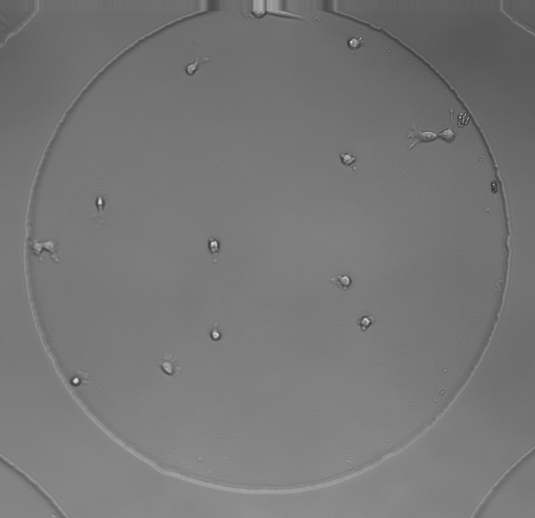
#> input picture CS585-Cells/t1266.tif, 1070 x 1036 px (shown at 1/2 size); its folder holds only this picture in this run
$ python cells.py   (older library calls are emulated)
#> lines starting #> are read from the running program, lines starting #| are printed output that depends on the picture
### MyTracker.py

# Import python libraries
import numpy as np
from MyKalman import MyKalman
#from kalman_filter import KalmanFilter
from scipy.optimize import linear_sum_assignment
import cv2 as cv


class Track(object):

    # [8 lines left out: function __init__, not called in this run]


class Tracker(object):


    def __init__(self, dist_thresh, max_frames_to_skip, max_trace_length,
                 trackIdCount):

        self.dist_thresh = dist_thresh
        self.max_frames_to_skip = max_frames_to_skip
        self.max_trace_length = max_trace_length
        self.tracks = []
        self.trackIdCount = trackIdCount

    def Update(self, detections):

        # Create tracks if no tracks vector found
        if (len(self.tracks) == 0):
            for i in range(len(detections)):
                track = Track(detections[i], self.trackIdCount)
                self.trackIdCount += 1
                self.tracks.append(track)

        # Loss
        N = len(self.tracks)
        M = len(detections)
        cost = np.zeros(shape=(N, M))   # Cost matrix
        for i in range(len(self.tracks)):
            for j in range(len(detections)):
                try:
                    diff = self.tracks[i].prediction - detections[j]
                    distance = np.sqrt(diff[0][0]*diff[0][0] + diff[1][0]*diff[1][0])
                    cost[i][j] = distance
                except:
                    pass


        cost = (0.5) * cost
        # Hungarian
        assignment = []
        for _ in range(N):
            assignment.append(-1)
        row_ind, col_ind = linear_sum_assignment(cost)          # Returns a row index which are the Tracks and col_index which are the Detections
        for i in range(len(row_ind)):
            assignment[row_ind[i]] = col_ind[i]             #Assign row_index to col_index i.e assigning Tracks to detections

        #print(assignment)

        # Unassigned track
        un_assigned_tracks = []
        for i in range(len(assignment)):
            if (assignment[i] != -1):
                # check for cost distance threshold.

                if (cost[i][assignment[i]] > self.dist_thresh):
                    assignment[i] = -1
                    un_assigned_tracks.append(i)
                pass
            else:
                self.tracks[i].skipped_frames += 1

        # If tracks are not detected for long time, remove them
        del_tracks = []
        for i in range(len(self.tracks)):
            if (self.tracks[i].skipped_frames > self.max_frames_to_skip):
                del_tracks.append(i)
        if len(del_tracks) > 0:  # only when skipped frame exceeds max
            for id in del_tracks:
                if id < len(self.tracks):
                    del self.tracks[id]
                    del assignment[id]
                else:
                    print("ERROR: id is greater than length of tracks")

        # Now look for un_assigned detects              # WHen number of centroids are > Number of tracks
        un_assigned_detects = []
        for i in range(len(detections)):
                if i not in assignment:
                    un_assigned_detects.append(i)

        # Start new tracks
        if(len(un_assigned_detects) != 0):
            for i in range(len(un_assigned_detects)):
                track = Track(detections[un_assigned_detects[i]],self.trackIdCount)
                self.trackIdCount += 1
                self.tracks.append(track)


        # Update KalmanFilter state, lastResults and tracks trace
        for i in range(len(assignment)):
            self.tracks[i].KF.predict()

            if(assignment[i] != -1):
                self.tracks[i].skipped_frames = 0
                self.tracks[i].prediction = self.tracks[i].KF.update(detections[assignment[i]], 1)
            else:
                self.tracks[i].prediction = self.tracks[i].KF.update(np.array([[0], [0]]), 0)

            if(len(self.tracks[i].trace) > self.max_trace_length):
                for j in range(len(self.tracks[i].trace) - self.max_trace_length):
                    del self.tracks[i].trace[j]

            self.tracks[i].trace.append(self.tracks[i].prediction)
            self.tracks[i].KF.lastResult = self.tracks[i].prediction

### cells.py
import pandas as pd
import numpy as np
import cv2 as cv
import math
import glob
from MyTracker import Tracker, Track
#from GreedyTracker import Tracker

def detect(frame,org):
    centroid = []
    copy = frame.copy()
    _, contours, hierarchy = cv.findContours(frame, cv.RETR_TREE, cv.CHAIN_APPROX_SIMPLE)

    CNTS = []
    for c in contours:
        if cv.contourArea(c) > 20 and cv.contourArea(c)<1500:
            CNTS.append(c)

    #cv.drawContours(img2, CNTS, -1, (255, 0, 255), 5,)
    for cnt in CNTS:
        x, y, w, h = cv.boundingRect(cnt)
        #print(cv.contourArea(cnt))
        cv.rectangle(org, (x, y), (x + w, y + h), (255, 0, 0), 2)
        M = cv.moments(cnt)
        x_bar = int(M['m10'] / M['m00'])
        y_bar = int(M['m01'] / M['m00'])
        tup = (x_bar,y_bar)
        cv.drawMarker(org,tup,(0,255,255),cv.MARKER_CROSS,markerSize=20)
        c = np.array([[x_bar],[y_bar]])
        centroid.append(c)

    #cv.imshow("frame", frame)
    cv.imshow("show", org)
    return centroid


def greyscale(frame,background):
    #cv.imshow("frame",frame)
    frame = cv.cvtColor(frame,cv.COLOR_BGR2GRAY)
    sub = background.apply(frame)
    #sub = cv.adaptiveThreshold(frame, 255, cv.ADAPTIVE_THRESH_MEAN_C, cv.THRESH_BINARY_INV, 13, 2)
    sub = cv.dilate(sub, np.ones((4, 4)))
    sub = cv.erode(sub, np.ones((5,5)))

    #_, sub = cv.threshold(sub, 50, 255, cv.THRESH_BINARY)
    cv.imshow("sub",sub)
    cv.waitKey(0)
    cv.destroyAllWindows()
    ##sub = cv.adaptiveThreshold(sub, 255, cv.ADAPTIVE_THRESH_MEAN_C, cv.THRESH_BINARY_INV, 13, 2)
    #cv.imshow("sub",sub)
    return sub


def main():
    filenames = glob.glob("C:/Users/Shoum/PycharmProjects/IVC_assignment4/CS585-Cells/*.tif")
    filenames.sort()
    images = [cv.imread(img) for img in filenames]
#> images = 1 item
    background = cv.createBackgroundSubtractorMOG2()
    #kalman = KalmanFilter()
    tracker = Tracker(50,5,16,1)
    track_colors = [(255,204,229),(255, 0, 0), (0, 255, 0), (0, 0, 255), (255, 255, 0),
                    (0, 255, 255), (255, 0, 255), (255, 127, 255),
                    (127, 0, 255), (127, 0, 127),(225,255,255),(51,255,51),
                    (204,204,255),(102,0,204)]

    count = 0
    video = []

    for items in range(len(images)):
        frame = images[count]
        frame = cv.resize(frame,(500,500))
        count = count + 1
        grey = greyscale(frame,background)
        img2 = np.zeros((np.array(frame).shape[0], np.array(frame).shape[1], 3))
        img2[:,:,0] = grey
        img2[:, :, 1] = grey
        img2[:, :, 2] = grey
        h, w = img2.shape[:2]

        centroid = detect(grey,frame)
        #if (len(centroid)>2):
        tracker.Update(centroid)
        for i in range(len(tracker.tracks)):
                if (len(tracker.tracks[i].trace) > 1):
                    for j in range(len(tracker.tracks[i].trace) - 1):
                        # Draw trace line
                        x1 = tracker.tracks[i].trace[j][0][0]
                        y1 = tracker.tracks[i].trace[j][1][0]
                        x2 = tracker.tracks[i].trace[j + 1][0][0]
                        y2 = tracker.tracks[i].trace[j + 1][1][0]
                        clr = tracker.tracks[i].track_id % 14
                        cv.line(img2, (int(x1), int(y1)), (int(x2), int(y2)),track_colors[clr], 1)
                        cv.putText(img2, str(len(centroid)), (20, 20), cv.FONT_HERSHEY_SIMPLEX, 0.6, (255, 255, 255), 1)
                        #cv.circle(frame,(int(x1), int(y1)),2,track_colors[clr],4)
        cv.imshow('Tracking', img2)
        video.append(np.uint8(img2))
        cv.waitKey(50)

        # Check for key strokes
        k = cv.waitKey(50) & 0xff
        if k == 27:  # 'esc' key has been pressed, exit program.
            break
        if k == 112:  # 'p' has been pressed. this will pause/resume the code.
            pause = not pause
            if (pause is True):
                print("Code is paused. Press 'p' to resume..")
                while (pause is True):
                    # stay in this loop until
                    key = cv.waitKey(30) & 0xff
                    if key == 112:
                        pause = False
                        print("Resume code..!!")
                        break
#> this loop made 1 pass; (key Esc is pressed on pass 1)
#> (count, h, w, contours in detect, N in Update, M in Update) on pass 1: (1, 500, 500, [[[0, 0], [0, 499], [499, 499], [499, 0]]], 0, 0)
#> pass 1, in main, `frame = cv.resize(frame,(500,500))`:
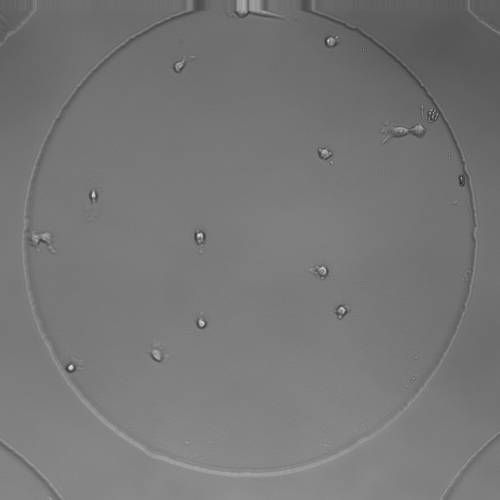
#> frame: shape (500, 500, 3); min 42, max 233, mean 118.8
#> after the loop: img2: shape (500, 500, 3) float64; every value is 127
#> after the loop, count = 1; video = 1 item

    print(len(video))
#| 1
    video_write = cv.VideoWriter("Cell_Hungarian.avi", cv.VideoWriter_fourcc(*'DIVX'), 7, (500, 500))

    for i in range(len(video)):
        video_write.write(video[i])
#> this loop made 1 pass
    video_write.release()
    #

if __name__ =="__main__":
    main()
